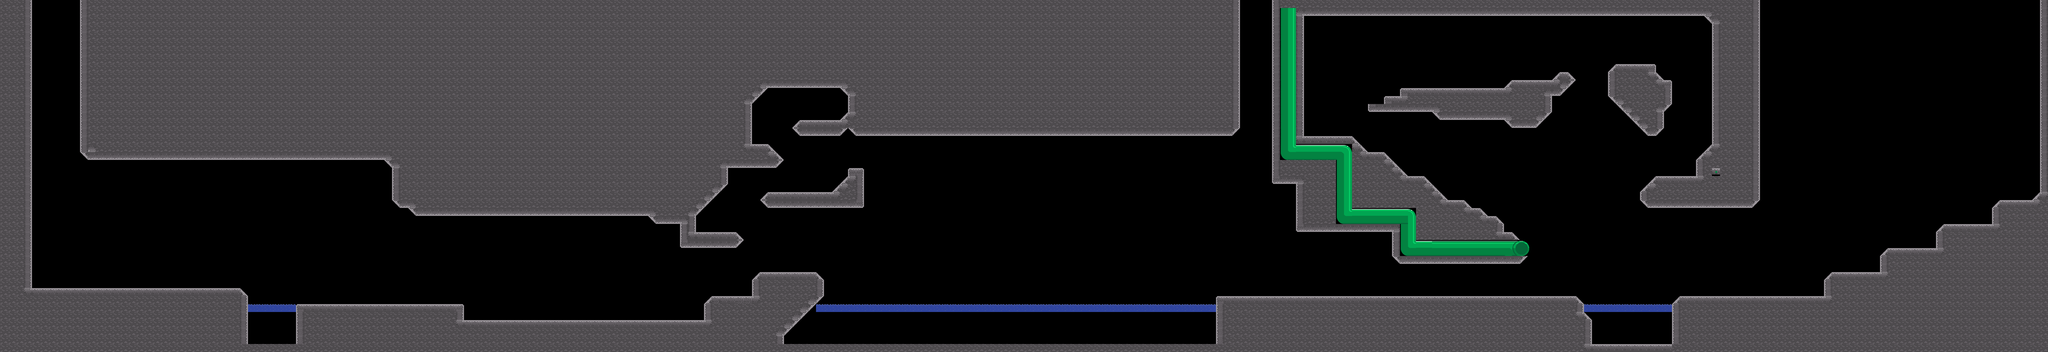

A level layout from a 2D game, rendered from its tile map. Below: a short description, then the map file with tile-grid data replaced by summaries:
An orthogonal 256x44 tile map with 32x32 px tiles, 2 tile layers (agua, mapa).

<map version="1.0" orientation="orthogonal" renderorder="right-down" width="256" height="44" tilewidth="32" tileheight="32" nextobjectid="1">
 <tileset firstgid="1" name="ELEMENTOS-FASE-1-SEM-BG" tilewidth="32" tileheight="32" tilecount="375" columns="25">
  <image source="../../Sprites/ELEMENTOS-FASE-1.png" width="800" height="480" />
 </tileset>
 <layer name="agua" width="256" height="44">
  <data>[11264 cells, 1309 non-empty, 4 distinct tile ids]</data>
 </layer>
 <layer name="mapa" width="256" height="44">
  <data>[11264 cells, 5552 non-empty, 52 distinct tile ids]</data>
 </layer>
</map>
